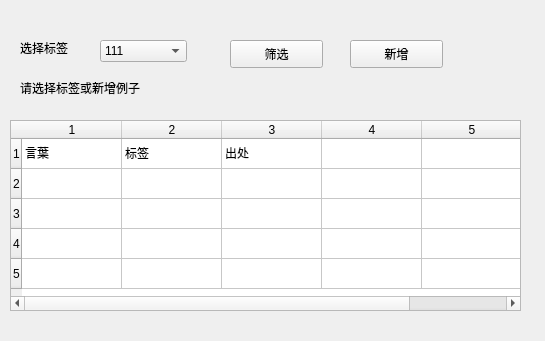
<?xml version="1.0" encoding="UTF-8"?>
<ui version="4.0">
 <class>Form</class>
 <widget class="QWidget" name="Form">
  <property name="geometry">
   <rect>
    <x>0</x>
    <y>0</y>
    <width>545</width>
    <height>341</height>
   </rect>
  </property>
  <property name="sizePolicy">
   <sizepolicy hsizetype="Expanding" vsizetype="Expanding">
    <horstretch>0</horstretch>
    <verstretch>0</verstretch>
   </sizepolicy>
  </property>
  <property name="mouseTracking">
   <bool>false</bool>
  </property>
  <property name="focusPolicy">
   <enum>Qt::NoFocus</enum>
  </property>
  <property name="acceptDrops">
   <bool>false</bool>
  </property>
  <property name="windowTitle">
   <string>SentenceManger</string>
  </property>
  <widget class="QTableWidget" name="infoTable">
   <property name="geometry">
    <rect>
     <x>10</x>
     <y>120</y>
     <width>511</width>
     <height>191</height>
    </rect>
   </property>
   <property name="sizePolicy">
    <sizepolicy hsizetype="Preferred" vsizetype="Expanding">
     <horstretch>0</horstretch>
     <verstretch>0</verstretch>
    </sizepolicy>
   </property>
   <property name="sizeAdjustPolicy">
    <enum>QAbstractScrollArea::AdjustToContents</enum>
   </property>
   <property name="rowCount">
    <number>5</number>
   </property>
   <property name="columnCount">
    <number>5</number>
   </property>
   <row/>
   <row/>
   <row/>
   <row/>
   <row/>
   <column/>
   <column/>
   <column/>
   <column/>
   <column/>
   <item row="0" column="0">
    <property name="text">
     <string>言葉</string>
    </property>
   </item>
   <item row="0" column="1">
    <property name="text">
     <string>标签</string>
    </property>
   </item>
   <item row="0" column="2">
    <property name="text">
     <string>出处</string>
    </property>
   </item>
   <item row="0" column="3">
    <property name="text">
     <string/>
    </property>
   </item>
  </widget>
  <widget class="QComboBox" name="embeddingCbBox">
   <property name="geometry">
    <rect>
     <x>100</x>
     <y>40</y>
     <width>87</width>
     <height>22</height>
    </rect>
   </property>
   <item>
    <property name="text">
     <string>111</string>
    </property>
   </item>
   <item>
    <property name="text">
     <string>222</string>
    </property>
   </item>
  </widget>
  <widget class="QLabel" name="embeddingLabel">
   <property name="geometry">
    <rect>
     <x>20</x>
     <y>40</y>
     <width>72</width>
     <height>15</height>
    </rect>
   </property>
   <property name="text">
    <string>选择标签</string>
   </property>
  </widget>
  <widget class="QPushButton" name="queryBtn">
   <property name="geometry">
    <rect>
     <x>230</x>
     <y>40</y>
     <width>93</width>
     <height>28</height>
    </rect>
   </property>
   <property name="toolTip">
    <string>&lt;html&gt;&lt;head/&gt;&lt;body&gt;&lt;p&gt;&lt;br/&gt;&lt;/p&gt;&lt;/body&gt;&lt;/html&gt;</string>
   </property>
   <property name="whatsThis">
    <string>&lt;html&gt;&lt;head/&gt;&lt;body&gt;&lt;p&gt;&lt;br/&gt;&lt;/p&gt;&lt;/body&gt;&lt;/html&gt;</string>
   </property>
   <property name="text">
    <string>筛选</string>
   </property>
  </widget>
  <widget class="QPushButton" name="addBtn">
   <property name="geometry">
    <rect>
     <x>350</x>
     <y>40</y>
     <width>93</width>
     <height>28</height>
    </rect>
   </property>
   <property name="text">
    <string>新增</string>
   </property>
  </widget>
  <widget class="QLabel" name="adviceLabel">
   <property name="geometry">
    <rect>
     <x>20</x>
     <y>80</y>
     <width>501</width>
     <height>16</height>
    </rect>
   </property>
   <property name="text">
    <string>请选择标签或新增例子</string>
   </property>
  </widget>
 </widget>
 <resources/>
 <connections/>
</ui>
